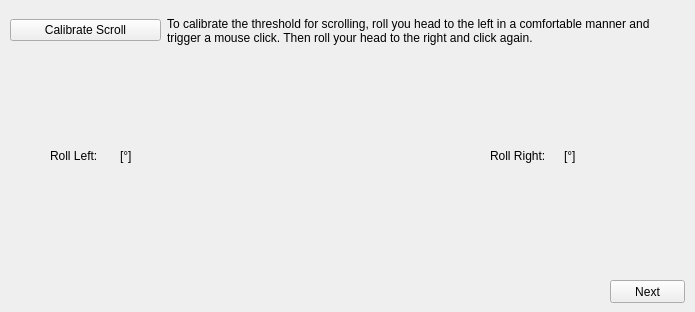
   <widget class="QWidget" name="scroll">
    <attribute name="title">
     <string>Scroll</string>
    </attribute>
    <widget class="QWidget" name="horizontalLayoutWidget_7">
     <property name="geometry">
      <rect>
       <x>10</x>
       <y>10</y>
       <width>676</width>
       <height>41</height>
      </rect>
     </property>
     <layout class="QHBoxLayout" name="horizontalLayout_7">
      <item>
       <widget class="QPushButton" name="pushButton_calibrate_scroll">
        <property name="maximumSize">
         <size>
          <width>151</width>
          <height>16777215</height>
         </size>
        </property>
        <property name="text">
         <string>Calibrate Scroll</string>
        </property>
       </widget>
      </item>
      <item>
       <widget class="QLabel" name="label_33">
        <property name="text">
         <string>To calibrate the threshold for scrolling, roll you head to the left in a comfortable manner and trigger a mouse click. Then roll your head to the right and click again.</string>
        </property>
        <property name="wordWrap">
         <bool>true</bool>
        </property>
       </widget>
      </item>
     </layout>
    </widget>
    <widget class="QLabel" name="label_36">
     <property name="geometry">
      <rect>
       <x>170</x>
       <y>50</y>
       <width>321</width>
       <height>241</height>
      </rect>
     </property>
     <property name="text">
      <string/>
     </property>
     <property name="pixmap">
      <pixmap>Scroll.png</pixmap>
     </property>
     <property name="scaledContents">
      <bool>true</bool>
     </property>
    </widget>
    <widget class="QWidget" name="horizontalLayoutWidget_8">
     <property name="geometry">
      <rect>
       <x>50</x>
       <y>140</y>
       <width>133</width>
       <height>31</height>
      </rect>
     </property>
     <layout class="QHBoxLayout" name="horizontalLayout_8">
      <item>
       <widget class="QLabel" name="label_34">
        <property name="text">
         <string>Roll Left:</string>
        </property>
       </widget>
      </item>
      <item>
       <widget class="QLabel" name="label_scroll_up">
        <property name="text">
         <string>[°]</string>
        </property>
       </widget>
      </item>
     </layout>
    </widget>
    <widget class="QWidget" name="horizontalLayoutWidget_9">
     <property name="geometry">
      <rect>
       <x>490</x>
       <y>140</y>
       <width>141</width>
       <height>31</height>
      </rect>
     </property>
     <layout class="QHBoxLayout" name="horizontalLayout_9">
      <item>
       <widget class="QLabel" name="label_35">
        <property name="text">
         <string>Roll Right:</string>
        </property>
       </widget>
      </item>
      <item>
       <widget class="QLabel" name="label_scroll_down">
        <property name="text">
         <string>[°]</string>
        </property>
       </widget>
      </item>
     </layout>
    </widget>
    <widget class="QPushButton" name="pushButton_next_scroll">
     <property name="geometry">
      <rect>
       <x>610</x>
       <y>280</y>
       <width>75</width>
       <height>23</height>
      </rect>
     </property>
     <property name="text">
      <string>Next</string>
     </property>
    </widget>
   </widget>
